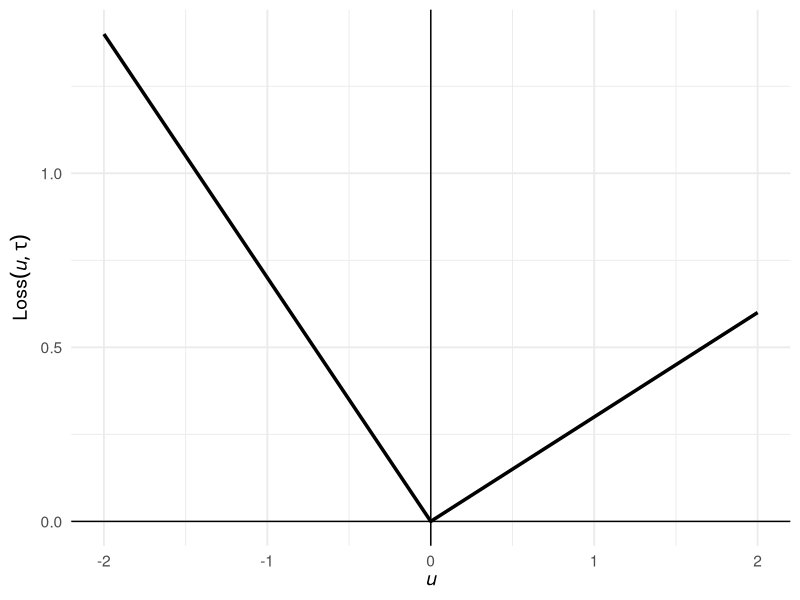
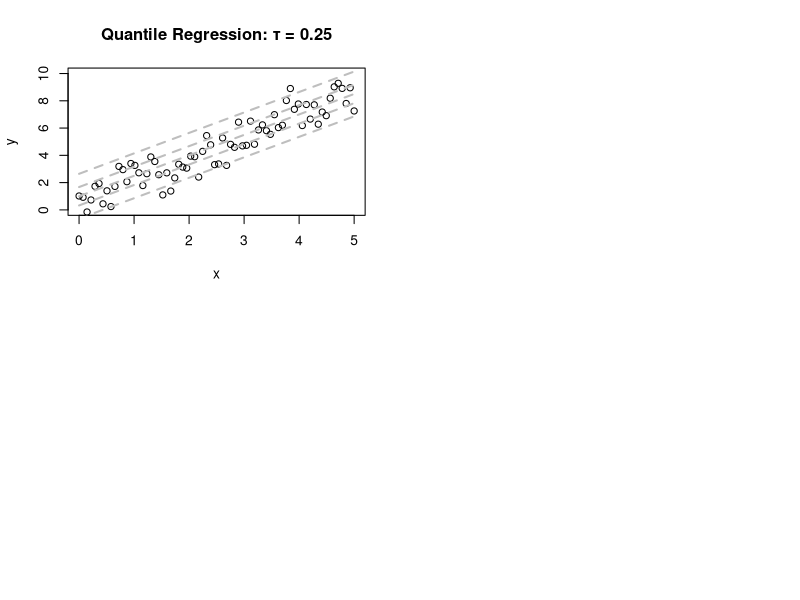

Recreate these plots in R, in order. (Note: this script raises an error after producing the figures.)
library(ggplot2)

# Figure 1.1
loss <- function(x, tau) {
  x * (tau - ifelse(x < 0, 1, 0))
}

x_values <- seq(-2, 2, by = 0.001)  
tau <- 0.3                        
loss_values <- loss(x_values, tau) 

data <- data.frame(x = x_values, loss = loss_values)

ggplot(data, aes(x = x, y = loss)) +
  geom_line(color = "black", linewidth = 1.2) +         
  geom_vline(xintercept = 0, color = "black") +
  geom_hline(yintercept = 0, color = "black") + 
  labs(
       x = expression(italic(u)), 
       y = expression(Loss(italic(u), tau))) +    
  theme_minimal(base_size = 14) +                
  theme(plot.title = element_text(hjust = 0.5))  


# Figure 1.2
library(quantreg)

dgp=function(b_0=1,b_1=1.5,x,eps){
  y=b_0+b_1*x+eps
}
x=seq(from=0,to=5,length.out=70)

set.seed(10)
eps=rnorm(70)
y=dgp(x=x,eps=eps)
data=data.frame(y,x)
lm_reg=lm(y~x) # LM
quantiles=c(0.05, 0.25, 0.50, 0.75, 0.95)

par(mfrow=c(2,2))  

# Plot 1: Quantile Regression τ = 0.25
plot(x, y, ylim=c(0,10), main="Quantile Regression: τ = 0.25")
for (i in quantiles){
  qt = dgp(x=x, eps=qnorm(i))
  lines(x, qt, col="grey", lty=2, lw=2)  
}
abline(q_0.25, col="black", lw=2, lty=1)  

# Plot 2: Quantile Regression τ = 0.75
plot(x, y, ylim=c(0,10), main="Quantile Regression: τ = 0.75")
for (i in quantiles){
  qt = dgp(x=x, eps=qnorm(i))
  lines(x, qt, col="grey", lty=2, lw=2)
}
abline(q_0.75, col="black", lw=2, lty=1)

y[69]=40

# Plot 3: OLS vs Quantile Regression (Highlighting Outlier)
plot(x, y, ylim=c(0,10), main="OLS")
abline(lm(y~x), col="red", lw=2, lty=1)  
abline(lm_reg, col="red", lty=2, lw=2)  

# Plot 4: Quantile Regression τ = 0.95
plot(x, y, ylim=c(0,10), main="Quantile Regression: τ = 0.95")
abline(rq(y~x, tau=0.95), col="black", lw=2, lty=1)
abline(q_0.95, col="black", lw=2, lty=2)


q_0.25=rq(y~x,tau=0.25,data=data)
q_0.50=rq(y~x,tau=0.5,data=data)
q_0.75=rq(y~x,tau=0.75,data=data)
q_0.95=rq(y~x,tau=0.95,data=data)

